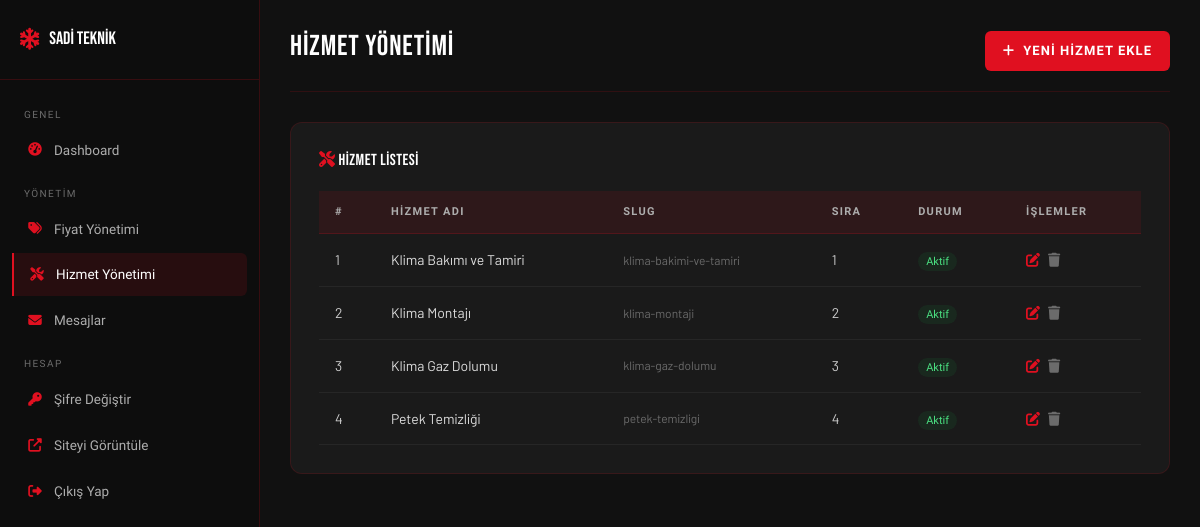
/admin/hizmetler.php (signed in), run on the app's committed database.
### tables this page shows
CREATE TABLE IF NOT EXISTS hizmetler (
    id INT AUTO_INCREMENT PRIMARY KEY,
    hizmet_adi VARCHAR(150) NOT NULL,
    aciklama TEXT,
    slug VARCHAR(100) NOT NULL UNIQUE,
    aktif TINYINT(1) DEFAULT 1,
    sira INT DEFAULT 0,
    created_at TIMESTAMP DEFAULT CURRENT_TIMESTAMP
);

### includes/config.php (called while the page is built, shortened)
<?php
function db(): PDO {
    static $pdo = null;
    if ($pdo === null) {
        $dsn = "mysql:host=" . DB_HOST . ";dbname=" . DB_NAME . ";charset=" . DB_CHARSET;
        $options = [
            PDO::ATTR_ERRMODE            => PDO::ERRMODE_EXCEPTION,
            PDO::ATTR_DEFAULT_FETCH_MODE => PDO::FETCH_ASSOC,
            PDO::ATTR_EMULATE_PREPARES   => false,
        ];
        try {
            $pdo = new PDO($dsn, DB_USER, DB_PASS, $options);
        } catch (PDOException $e) {
            die('<div style="font-family:sans-serif;padding:30px;background:#1a0000;color:#ff4444;border:1px solid #ff0000;margin:20px;border-radius:8px;">
                <h3>⚠️ Veritabanı Bağlantı Hatası</h3>
                <p>Lütfen XAMPP\'ın çalıştığından ve veritabanının kurulu olduğundan emin olun.</p>
                <code>' . htmlspecialchars($e->getMessage()) . '</code>
            </div>');
        }
    }
    return $pdo;
}

### admin/hizmetler.php (the view, shortened to what this page needs)
<?php
require_once '../includes/config.php';
$hizmetler   = db()->query("SELECT * FROM hizmetler ORDER BY sira,id")->fetchAll();
include 'sidebar.php';
?>
<div class="admin-main">
    <div class="admin-topbar">
        <h1>Hizmet Yönetimi</h1>
        <a href="?action=ekle" class="btn-red" style="font-size:13px;padding:9px 18px;">
            <i class="fas fa-plus"></i> Yeni Hizmet Ekle
        </a>
    </div>
    <div class="admin-form-card">
        <h5 style="color:#fff;margin-bottom:20px;font-size:1rem;">
            <i class="fas fa-tools" style="color:var(--kirmizi);"></i> Hizmet Listesi
        </h5>
        <div style="overflow-x:auto;">
            <table class="admin-table">
                <thead>
                    <tr><th>#</th><th>Hizmet Adı</th><th>Slug</th><th>Sıra</th><th>Durum</th><th>İşlemler</th></tr>
                </thead>
                <tbody>
                    <?php foreach ($hizmetler as $i => $h): ?>
                    <tr>
                        <td><?= $i+1 ?></td>
                        <td style="color:#ddd;"><?= htmlspecialchars($h['hizmet_adi']) ?></td>
                        <td style="font-size:12px;color:var(--gri);"><?= htmlspecialchars($h['slug']) ?></td>
                        <td><?= $h['sira'] ?></td>
                        <td>
                            <?php if ($h['aktif']): ?>
                            <span style="background:rgba(22,163,74,0.1);color:#4ade80;font-size:11px;padding:3px 8px;border-radius:10px;font-family:var(--font-kalin);">Aktif</span>
                            <?php else: ?>
                            <span style="background:rgba(255,255,255,0.05);color:var(--gri);font-size:11px;padding:3px 8px;border-radius:10px;font-family:var(--font-kalin);">Pasif</span>
                            <?php endif; ?>
                        </td>
                        <td>
                            <div style="display:flex;gap:8px;">
                                <a href="?action=duzenle&id=<?= $h['id'] ?>" style="color:var(--kirmizi);font-size:14px;"><i class="fas fa-edit"></i></a>
                                <a href="?action=sil&id=<?= $h['id'] ?>" class="btn-delete-confirm" style="color:var(--gri);font-size:14px;"><i class="fas fa-trash"></i></a>
                            </div>
                        </td>
                    </tr>
                    <?php endforeach; ?>
                </tbody>
            </table>
        </div>
    </div>
</div>
</body>
</html>

### assets/css/style.css (style rules this page uses)
:root { --kirmizi: #E01020; --kirmizi-koyu: #B00D19; --kirmizi-acik: #FF2535; --siyah: #0D0D0D; --siyah-2: #1A1A1A; --siyah-3: #2A2A2A; --gri-koyu: #3D3D3D; --gri: #6B6B6B; --gri-acik: #ADADAD; --beyaz: #FFFFFF; --krem: #F5F5F0; --border: rgba(224,16,32,0.25); --font-baslik: 'Bebas Neue', sans-serif; --font-kalin: 'Barlow Condensed', sans-serif; --font-metin: 'Barlow', sans-serif; --navbar-h: 68px; --topbar-h: 38px; --radius: 6px; --radius-lg: 12px; --shadow: 0 4px 24px rgba(0,0,0,0.18); --shadow-red: 0 4px 20px rgba(224,16,32,0.30); --transition: 0.28s cubic-bezier(0.4,0,0.2,1); }
*, *::before, *::after { box-sizing: border-box; margin: 0; padding: 0; }
html { scroll-behavior: smooth; }
body { font-family: var(--font-metin); font-size: 16px; line-height: 1.7; color: var(--siyah-2); background: var(--beyaz); overflow-x: hidden; padding-top: calc(var(--topbar-h) + var(--navbar-h)); }
h1,h2,h3,h4,h5,h6 { font-family: var(--font-baslik); letter-spacing: 0.03em; line-height: 1.15; }
a { text-decoration: none; color: inherit; transition: color var(--transition); }
.btn-red { background: var(--kirmizi); color: var(--beyaz); font-family: var(--font-kalin); font-size: 13.5px; font-weight: 700; letter-spacing: 0.08em; text-transform: uppercase; padding: 12px 28px; border: none; border-radius: var(--radius); cursor: pointer; transition: all var(--transition); display: inline-flex; align-items: center; gap: 8px; }
.admin-body { padding-top: 0 !important; background: #111; min-height: 100vh; }
.admin-main { margin-left: 260px; padding: 30px; min-height: 100vh; }
.admin-topbar { display: flex; justify-content: space-between; align-items: center; margin-bottom: 30px; padding-bottom: 20px; border-bottom: 1px solid rgba(224,16,32,0.15); }
.admin-topbar h1 { font-size: 1.8rem; color: #fff; }
.admin-table { width: 100%; border-collapse: collapse; }
.admin-table thead th { background: rgba(224,16,32,0.1); color: var(--gri-acik); font-family: var(--font-kalin); font-size: 11px; letter-spacing: 0.12em; text-transform: uppercase; padding: 12px 16px; text-align: left; border-bottom: 1px solid rgba(224,16,32,0.2); }
.admin-table tbody td { padding: 14px 16px; border-bottom: 1px solid rgba(255,255,255,0.05); color: #ccc; font-size: 14px; vertical-align: middle; }
.admin-form-card { background: #1a1a1a; border: 1px solid rgba(224,16,32,0.15); border-radius: var(--radius-lg); padding: 28px; }

### admin/sidebar.php (style rules this page uses)
body { padding-top: 0 !important; }

### data on the page
hizmetler: hizmet_adi "Klima Bakımı ve Tamiri", slug "klima-bakimi-ve-tamiri", sira "1", aktif "Aktif"
hizmetler: hizmet_adi "Klima Montajı", slug "klima-montaji", sira "2", aktif "Aktif"
hizmetler: hizmet_adi "Klima Gaz Dolumu", slug "klima-gaz-dolumu", sira "3", aktif "Aktif"
hizmetler: hizmet_adi "Petek Temizliği", slug "petek-temizligi", sira "4", aktif "Aktif"
